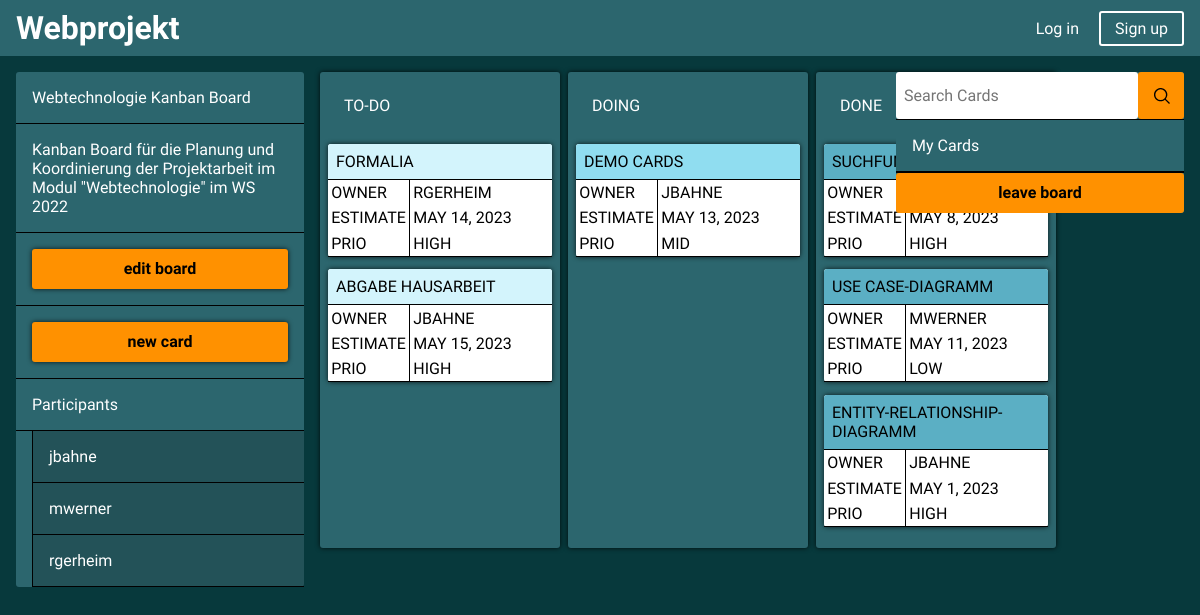
The app's page /board/41 with its own data.
### base/models.py (models this page shows, shortened)
class Board(models.Model):
    owner = models.ForeignKey(User, on_delete=models.SET_NULL, null=True)
    name = models.CharField(max_length=200, null=True)
    description = models.TextField(null=True, blank=True)
    participants = models.ManyToManyField(User, related_name="participants", blank=True)
    updated = models.DateTimeField(auto_now=True, null=True)
    created = models.DateTimeField(auto_now_add=True, null=True)
    class Meta:
        ordering = ['-updated', '-created']

class Card(models.Model):
    STATUS_OPTIONS = (
        ('To-do', 'To-do'),
        ('Doing', 'Doing'),
        ('Done', 'Done'),
    )
    PRIORITY_OPTIONS = (
        ('Low', 'Low'),
        ('Mid', 'Mid'),
        ('High', 'High'),
    )
    owner = models.ForeignKey(User, on_delete=models.SET_NULL, null=True)
    board = models.ForeignKey(Board, on_delete=models.CASCADE, null=True)
    name = models.CharField(max_length=200, null=True) #title
    description = models.TextField(blank=True, null=True)   #desc
    estimate = models.DateField(blank=True, null=True)  #est
    priority = models.CharField(max_length=50, null=True, choices=PRIORITY_OPTIONS)
    status = models.CharField(max_length=50, choices=STATUS_OPTIONS)
    updated = models.DateTimeField(auto_now=True, null=True)
    created = models.DateTimeField(auto_now_add=True, null=True)
    class Meta:
        ordering = ['-updated', '-created']

### base/views.py (the view)
# urls.py: path('board/<str:pk>', views.board, name='board'),
def board(request, pk):
    page = 'board'
    board = Board.objects.get(id=pk)
    participants = board.participants.all()
    query = request.GET.get('q2')   #Search functionality über URL query
    if query:
        cards_todo = cards_todo.filter(name__icontains=query)
        cards_doing = cards_doing.filter(name__icontains=query)
        cards_done = cards_done.filter(name__icontains=query)
    else:
        cards_todo = Card.objects.filter(board = pk, status = 'To-do')
        cards_doing = Card.objects.filter(board = pk, status = 'Doing')
        cards_done = Card.objects.filter(board = pk, status = 'Done')
    try:
        user_cards = Card.objects.filter(owner = request.user)
    except:
        user_cards = "" #if user is not loged in
    context = {'page': page, 'board': board, 'participants': participants, 'cards_todo': cards_todo, 'cards_doing': cards_doing, 'cards_done': cards_done,
                'user_cards': user_cards}
    return render(request, 'base/board.html', context)

### base/templates/base/board.html (shortened to what this page needs)
<!DOCTYPE html>
{% load static %}
{% block content %}
<html lang="en">
<head>
    <link rel='stylesheet'
        href='https://cdn-uicons.flaticon.com/uicons-regular-straight/css/uicons-regular-straight.css'>
    <link rel="stylesheet" href="{% static 'styles/app.css' %}">
</head>
<body>
    {% include 'navbar.html' %}
    <div class="content">
        <div class="status">
            <div class="sidebar left_sidebar">
                <div class="left_sidebar_board_title">{{board.name}}</div>
                <div class="left_sidebar_board_desc">{{board.description}}</div>
                {% if request.user.is_authenticated %}
                <div>
                    <div class="main_button edit_card_button add_card_button"
                        onclick="location.pathname = 'update_board/{{board.id}}/'">edit board</div>
                </div>
                <div>
                    <div class="main_button edit_card_button add_card_button"
                        onclick="location.pathname = './board/{{board.id}}/create_card/'">new card</div>
                </div>
                {% else %}
                <div>
                    <div class="main_button edit_card_button add_card_button" onclick="location.pathname = 'login/'">
                        edit board</div>
                </div>
                <div>
                    <div class="main_button edit_card_button add_card_button" onclick="location.pathname = 'login/'">new
                        card</div>
                </div>
                {% endif %}
                <div class="left_sidebar_participant_head">Participants</div>
                <ul class="left_sidebar_ul">
                    {% for user in participants %}
                    <li class="left_sidebar_ul_item">{{user.username}}</li>
                    {% endfor %}
                </ul>
            </div>
            <div class="board">
                <div class="board_column board_column_todo">
                    <div class="column_head">
                        <div class="head_headline">To-Do</div>
                    </div>
                    <div class="card_dropzone top">
                        <div class="expandable"></div>
                    </div>
                    {% for card in cards_todo %}
                    {% include 'base/card_item.html' %}
                    {% endfor %}
                </div>
                <div class="board_column board_column_doing">
                    <div class="column_head">
                        <div class="head_headline">Doing</div>
                    </div>
                    <div class="card_dropzone top">
                        <div class="expandable"></div>
                    </div>
                    {% for card in cards_doing %}
                    {% include 'base/card_item.html' %}
                    {% endfor %}
                </div>
                <div class="board_column board_column_done">
                    <div class="column_head">
                        <div class="head_headline">Done</div>
                    </div>
                    <div class="card_dropzone top">
                        <div class="expandable"></div>
                    </div>
                    {% for card in cards_done %}
                    {% include 'base/card_item.html' %}
                    {% endfor %}
                </div>
            </div>
            <div class="sidebar right_sidebar">
                <form class="search_container" id="board_search_titles_container">
                    <input type="text" name="q2" class="searchbar" id="board_search_titles"
                        placeholder="Search Cards" />
                    <button class="search_btn" type="submit">
                        <img src="{% static 'Images/Icons/suche.svg' %}" alt="search">
                    </button>
                </form>
                <div class="right_sidebar_user_card_title">My Cards</div>
                <div class="main_button leave_board_button" onclick="location.pathname = 'leave_board/{{board.id}}'">
                    leave board</div>
            </div>
        </div>
    </div>
</body>
</html>
{% endblock content %}

### templates/navbar.html (shortened to what this page needs)
<header>
    <div class="navbar">
        <div class="flex_help_container">
            <h1 class="home" onclick="location.pathname = '.'">Webprojekt</h1>
        </div>
        <div class="flex_help_container">
            {% if request.user.is_authenticated %}
            <div class="nav_element acc_expand" onclick="location.pathname = './logout'"">Logout</div>
            {% else %}
            <div class=" sign_options">
                <div class="log_in_btn" onclick="location.pathname = './login'">Log in</div>
                <div class="sign_up_btn" onclick="location.pathname = './register'">Sign up</div>
            </div>
            {% endif %}
        </div>
    </div>
</header>

### base/templates/base/card_item.html (shortened to what this page needs)
{% load static %}
<div class="card_container">
    <div class="card">
        <div class="card_title">{{card.name}}</div>
        <div class="card_desc_container">
            <div class="card_desc">Owner</div>
            <div class="card_desc_content">{{card.owner}}</div>
            <div class="card_desc">Estimate</div>
            <div class="card_desc_content">{{card.estimate}}</div>
            <div class="card_desc">Prio</div>
            <div class="card_desc_content">{{card.priority}}</div>
        </div>
    </div>
    <div class="card_dropzone">
        <div class="expandable"></div>
    </div>
</div>

### records on screen
Board: name "Webtechnologie Kanban Board", description "Kanban Board für die Planung und Koordinierung der Projektarbeit im Modul \"Webtechnologie\" im WS 2022"
Card: name "FORMALIA", owner "RGERHEIM", estimate "MAY 14, 2023", priority "HIGH"
Card: name "ABGABE HAUSARBEIT", owner "JBAHNE", estimate "MAY 15, 2023", priority "HIGH"
Card: name "DEMO CARDS", owner "JBAHNE", estimate "MAY 13, 2023", priority "MID"
Card: name "SUCHFUNKTION…", estimate "MAY 8, 2023", priority "HIGH"
Card: name "USE CASE-DIAGRAMM", owner "MWERNER", estimate "MAY 11, 2023", priority "LOW"
Card: name "ENTITY-RELATIONSHIP-DIAGRAMM", owner "JBAHNE", estimate "MAY 1, 2023", priority "HIGH"

### other values on screen
{{ user.username }} "jbahne"
{{ user.username }} "mwerner"
{{ user.username }} "rgerheim"
